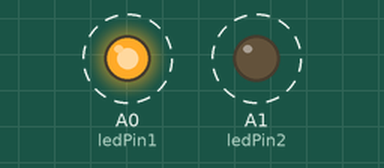
Simulated run of this sketch. Board: Arduino Uno, built with avr-gcc and run on an emulated ATmega328P. On the bench: output pins drawn as LEDs (lit = HIGH). Dashed ring = blinking.

Above: at 0.2 s.
Timing chart, 0 to 3.7 s (numbered marks = the images above):
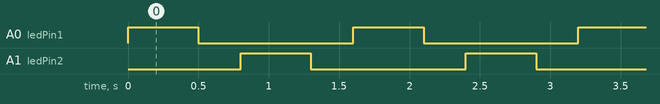

Measured:
- by itself, A0 (ledPin1), A1 (ledPin2): alternates HIGH for 0.50 s and LOW for 1.1 s
- by itself, everything shown: repeats every 1.6 s, in 4 steps

The sketch:

microcontroller_interrupt.ino
```cpp
//                                  CODES OF THE STUDY
//   STUDY NAME       :      Simple MOSFET Switching Circuit
//   MAIN GOAL        :      Creating a Simple MOSFET Trigger Code
//   CONTACT          :      tturac.turk@gazi.edu.tr  &  linkedin.com/in/talhaturacturk/

int ledPin1 = A0;                // First LED is Connected to Pin A0
int ledPin2 = A1;                // Second LED is Connected to Pin A1

void setup() {
  pinMode(ledPin1, OUTPUT);      // Set the First LED Pin as Output
  pinMode(ledPin2, OUTPUT);      // Set the Second LED Pin as Output
}

void loop() {
  digitalWrite(ledPin1, HIGH);   // Turn On the First LED
  delay(500);                    // Wait for 0.5 Seconds
  digitalWrite(ledPin1, LOW);    // Turn Off the First LED
  delay(300);                    // Wait for 0.3 Seconds
  digitalWrite(ledPin2, HIGH);   // Turn On the Second LED
  delay(500);                    // Wait for 0.5 Seconds
  digitalWrite(ledPin2, LOW);    // Turn Off the Second LED
  delay(300);                    // Wait for 0.3 Seconds
}
```
